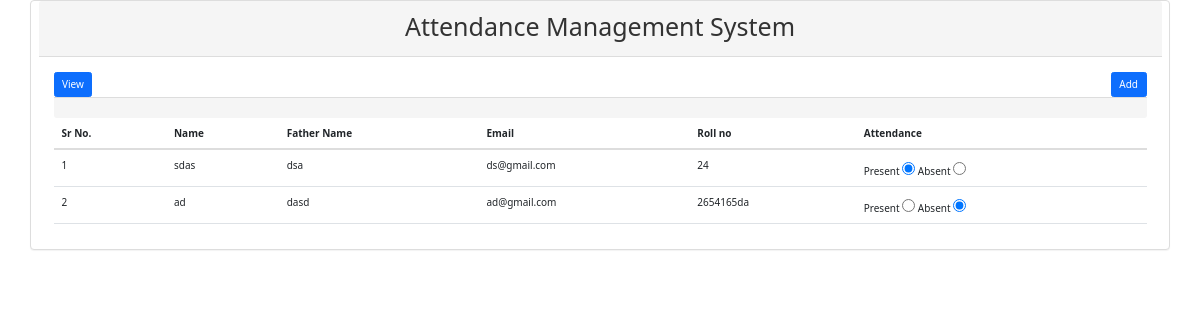
Screenshot of /viewp3.php?date=06-02-22 with the database file from the repository.
### tables this page shows
CREATE TABLE `attendance3` (
  `at_id` int(11) NOT NULL,
  `value` varchar(50) NOT NULL,
  `reg_id` int(11) NOT NULL,
  `date` varchar(30) NOT NULL DEFAULT current_timestamp()
);

CREATE TABLE `stud3` (
  `reg_id` int(11) NOT NULL,
  `name` varchar(50) NOT NULL,
  `fname` varchar(50) NOT NULL,
  `email` varchar(100) NOT NULL,
  `roll` varchar(10) NOT NULL
);

### viewp3.php (the view, shortened to what this page needs)
<?php include_once('connection.php'); ?>
<!DOCTYPE html>
<html lang="en">
<head>
 <link href="https://cdn.jsdelivr.net/npm/bootstrap@5.1.3/dist/css/bootstrap.min.css" rel="stylesheet">
<link rel="stylesheet" href="bootstrap/bootstrap.min.css">
  <link rel="stylesheet" href="https://maxcdn.bootstrapcdn.com/bootstrap/3.4.1/css/bootstrap.min.css">
 <link href="https://cdn.jsdelivr.net/npm/bootstrap@5.1.3/dist/css/bootstrap.min.css" rel="stylesheet">
</head>
<body>
 <div class="panel panel-default container">
  <div class="panel-heading">
    <h1 style="text-align : center">Attendance Management System</h1>
  </div>
  <div class="panel-body">
   <a href="#" class="btn btn-primary">View</a>
   <a href="add3.php" class="btn btn-primary pull-right" style="float:right">Add</a>
  <form method="post">
     <div class="table-responsive">
  <table class="table">
   <thead>
   <tr>
    <th>Sr No.</th>
    <th>Name</th>
    <th>Father Name</th>
    <th>Email</th>
    <th>Roll no</th>
    <th>Attendance</th>
   </tr>
   </thead>
     <?php
     if($_GET['date']){
      $date = $_GET['date'];
      $query = "select stud3.*,attendance3.* from attendance3
      inner join stud3 on attendance3.reg_id=stud3.reg_id and attendance3.date = '$date'";
      $result = $link->query($query);
      if($result->num_rows>0){
       $i=0;
       while($val=$result->fetch_assoc()){
         $i++;
     ?>
   <tr>
    <td><?php echo $i; ?></td>
    <td><?php echo $val['name']; ?></td>
     <td><?php echo $val['fname']; ?></td>
      <td><?php echo $val['email']; ?></td>
      <td><?php echo $val['roll']; ?></td>
      <td>
       Present <input type="radio" value="Present"
       <?php
         if($val['value']=='Present')
         echo 'checked';
       ?>
       >
       Absent <input type="radio" value="Absent"
       <?php
         if($val['value']=='Absent')
         echo 'checked';
       ?>
       >
      </td>
   </tr>
      <?php }}} ?>
       </div>
  </div>
  <div class="panel-footer">
  </div>
 </div>
</body>
</html>

### rows the page displays
attendance3: stud3.name "sdas", stud3.fname "dsa", stud3.email "ds@gmail.com", stud3.roll "24", value "☑"
attendance3: stud3.name "ad", stud3.fname "dasd", stud3.email "ad@gmail.com", stud3.roll "2654165da", value "☑"
